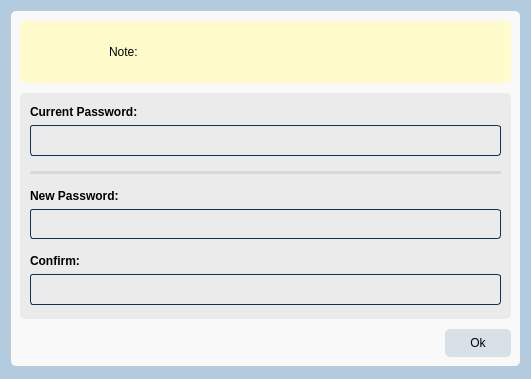
<?xml version="1.0" encoding="UTF-8"?>
<ui version="4.0">
 <class>Dialog</class>
 <widget class="QDialog" name="Dialog">
  <property name="geometry">
   <rect>
    <x>0</x>
    <y>0</y>
    <width>531</width>
    <height>379</height>
   </rect>
  </property>
  <property name="sizePolicy">
   <sizepolicy hsizetype="Preferred" vsizetype="Expanding">
    <horstretch>0</horstretch>
    <verstretch>0</verstretch>
   </sizepolicy>
  </property>
  <property name="windowTitle">
   <string>Dialog</string>
  </property>
  <property name="styleSheet">
   <string notr="true">background-color: rgb(178, 203, 222);</string>
  </property>
  <layout class="QGridLayout" name="gridLayout" rowstretch="0">
   <property name="bottomMargin">
    <number>13</number>
   </property>
   <item row="0" column="0">
    <widget class="QFrame" name="frame">
     <property name="styleSheet">
      <string notr="true">background-color: rgb(249, 249, 249);
border-radius: 5px;</string>
     </property>
     <property name="frameShape">
      <enum>QFrame::Shape::StyledPanel</enum>
     </property>
     <property name="frameShadow">
      <enum>QFrame::Shadow::Raised</enum>
     </property>
     <layout class="QGridLayout" name="gridLayout_2" rowstretch="0,2,0" columnstretch="0,0">
      <property name="topMargin">
       <number>10</number>
      </property>
      <property name="verticalSpacing">
       <number>10</number>
      </property>
      <item row="2" column="0">
       <spacer name="horizontalSpacer">
        <property name="orientation">
         <enum>Qt::Orientation::Horizontal</enum>
        </property>
        <property name="sizeHint" stdset="0">
         <size>
          <width>419</width>
          <height>28</height>
         </size>
        </property>
       </spacer>
      </item>
      <item row="0" column="0" colspan="2">
       <widget class="QWidget" name="widget" native="true">
        <property name="sizePolicy">
         <sizepolicy hsizetype="Expanding" vsizetype="Expanding">
          <horstretch>0</horstretch>
          <verstretch>0</verstretch>
         </sizepolicy>
        </property>
        <property name="minimumSize">
         <size>
          <width>0</width>
          <height>62</height>
         </size>
        </property>
        <property name="styleSheet">
         <string notr="true">background-color: rgb(255, 251, 202);</string>
        </property>
        <layout class="QHBoxLayout" name="horizontalLayout" stretch="1,3">
         <property name="spacing">
          <number>36</number>
         </property>
         <property name="leftMargin">
          <number>21</number>
         </property>
         <property name="topMargin">
          <number>9</number>
         </property>
         <property name="rightMargin">
          <number>9</number>
         </property>
         <property name="bottomMargin">
          <number>9</number>
         </property>
         <item>
          <widget class="QLabel" name="label_4">
           <property name="maximumSize">
            <size>
             <width>32</width>
             <height>32</height>
            </size>
           </property>
           <property name="text">
            <string/>
           </property>
           <property name="pixmap">
            <pixmap>resources/keys.png</pixmap>
           </property>
           <property name="scaledContents">
            <bool>true</bool>
           </property>
          </widget>
         </item>
         <item>
          <widget class="QLabel" name="change_pass_note">
           <property name="text">
            <string>Note: </string>
           </property>
           <property name="alignment">
            <set>Qt::AlignmentFlag::AlignLeading|Qt::AlignmentFlag::AlignLeft|Qt::AlignmentFlag::AlignVCenter</set>
           </property>
           <property name="wordWrap">
            <bool>true</bool>
           </property>
          </widget>
         </item>
        </layout>
       </widget>
      </item>
      <item row="2" column="1">
       <widget class="QPushButton" name="admin_change_pass_btn">
        <property name="sizePolicy">
         <sizepolicy hsizetype="Expanding" vsizetype="Expanding">
          <horstretch>0</horstretch>
          <verstretch>0</verstretch>
         </sizepolicy>
        </property>
        <property name="styleSheet">
         <string notr="true">border-radius: 5px;
background-color: #d8e1e8;</string>
        </property>
        <property name="text">
         <string>Ok</string>
        </property>
       </widget>
      </item>
      <item row="1" column="0" colspan="2">
       <widget class="QWidget" name="widget_2" native="true">
        <property name="sizePolicy">
         <sizepolicy hsizetype="MinimumExpanding" vsizetype="MinimumExpanding">
          <horstretch>0</horstretch>
          <verstretch>0</verstretch>
         </sizepolicy>
        </property>
        <property name="styleSheet">
         <string notr="true">background-color: rgb(235, 235, 235);
border-radius: 5px;</string>
        </property>
        <layout class="QVBoxLayout" name="verticalLayout" stretch="0,1,0,0,0,0,1,0,0,1">
         <property name="spacing">
          <number>6</number>
         </property>
         <property name="leftMargin">
          <number>10</number>
         </property>
         <property name="topMargin">
          <number>12</number>
         </property>
         <property name="rightMargin">
          <number>10</number>
         </property>
         <property name="bottomMargin">
          <number>14</number>
         </property>
         <item>
          <widget class="QLabel" name="label_2">
           <property name="font">
            <font>
             <bold>true</bold>
            </font>
           </property>
           <property name="text">
            <string>Current Password:</string>
           </property>
          </widget>
         </item>
         <item>
          <widget class="QLineEdit" name="change_pass_cp_box">
           <property name="sizePolicy">
            <sizepolicy hsizetype="Expanding" vsizetype="Expanding">
             <horstretch>0</horstretch>
             <verstretch>0</verstretch>
            </sizepolicy>
           </property>
           <property name="styleSheet">
            <string notr="true">background-color: rgb(235, 235, 235);
border: 1px solid #15305b;
border-radius: 3px;</string>
           </property>
           <property name="echoMode">
            <enum>QLineEdit::EchoMode::Password</enum>
           </property>
           <property name="clearButtonEnabled">
            <bool>true</bool>
           </property>
          </widget>
         </item>
         <item>
          <widget class="Line" name="line_2">
           <property name="orientation">
            <enum>Qt::Orientation::Horizontal</enum>
           </property>
          </widget>
         </item>
         <item>
          <widget class="Line" name="line">
           <property name="styleSheet">
            <string notr="true">background-color: rgb(217, 217, 217);</string>
           </property>
           <property name="orientation">
            <enum>Qt::Orientation::Horizontal</enum>
           </property>
          </widget>
         </item>
         <item>
          <widget class="Line" name="line_3">
           <property name="orientation">
            <enum>Qt::Orientation::Horizontal</enum>
           </property>
          </widget>
         </item>
         <item>
          <widget class="QLabel" name="label_3">
           <property name="font">
            <font>
             <bold>true</bold>
            </font>
           </property>
           <property name="text">
            <string>New Password:</string>
           </property>
          </widget>
         </item>
         <item>
          <widget class="QLineEdit" name="change_pass_np_box">
           <property name="sizePolicy">
            <sizepolicy hsizetype="Expanding" vsizetype="Expanding">
             <horstretch>0</horstretch>
             <verstretch>0</verstretch>
            </sizepolicy>
           </property>
           <property name="styleSheet">
            <string notr="true">background-color: rgb(235, 235, 235);
border: 1px solid #15305b;
border-radius: 3px;</string>
           </property>
           <property name="echoMode">
            <enum>QLineEdit::EchoMode::Password</enum>
           </property>
           <property name="clearButtonEnabled">
            <bool>true</bool>
           </property>
          </widget>
         </item>
         <item>
          <widget class="Line" name="line_4">
           <property name="orientation">
            <enum>Qt::Orientation::Horizontal</enum>
           </property>
          </widget>
         </item>
         <item>
          <widget class="QLabel" name="label">
           <property name="sizePolicy">
            <sizepolicy hsizetype="MinimumExpanding" vsizetype="MinimumExpanding">
             <horstretch>0</horstretch>
             <verstretch>0</verstretch>
            </sizepolicy>
           </property>
           <property name="font">
            <font>
             <bold>true</bold>
            </font>
           </property>
           <property name="text">
            <string>Confirm:</string>
           </property>
          </widget>
         </item>
         <item>
          <widget class="QLineEdit" name="change_pass_confirm_box">
           <property name="sizePolicy">
            <sizepolicy hsizetype="Expanding" vsizetype="Expanding">
             <horstretch>0</horstretch>
             <verstretch>0</verstretch>
            </sizepolicy>
           </property>
           <property name="styleSheet">
            <string notr="true">background-color: rgb(235, 235, 235);
border: 1px solid #15305b;
border-radius: 3px;</string>
           </property>
           <property name="echoMode">
            <enum>QLineEdit::EchoMode::Password</enum>
           </property>
           <property name="clearButtonEnabled">
            <bool>true</bool>
           </property>
          </widget>
         </item>
        </layout>
       </widget>
      </item>
     </layout>
    </widget>
   </item>
  </layout>
 </widget>
 <resources/>
 <connections/>
</ui>
